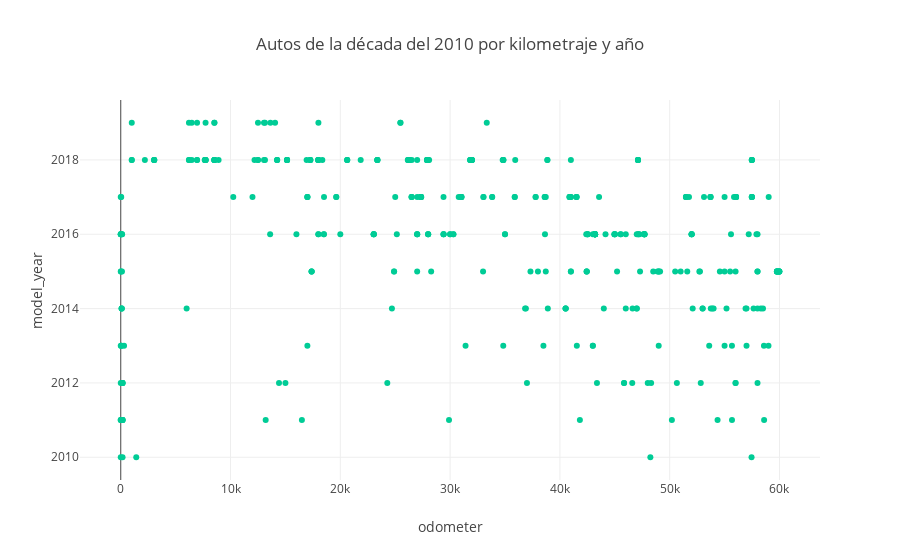

Notebook source saved alongside this figure:
### Code cell
#Diagrama para visualizar la cantidad de km vs el precio en los carros menores a 1999
scatter_10s = px.scatter(decada_10s, x="odometer", y="model_year", title="Autos de la década del 2010 por kilometraje y año", color_discrete_sequence=["#00CC96"])
scatter_10s.show() # crear gráfico de dispersión

### Figure 1 — Plotly figure (JSON) as saved in the notebook; plotly's stock layout.template omitted (floating-point values rounded to 4 significant figures; data arrays with more than 128 entries replaced by an {"elided": "..."} marker saying what was removed)
{"data": [{"hovertemplate": "odometer=%{x}<br>model_year=%{y}<extra></extra>", "legendgroup": "", "marker": {"color": "#00CC96", "symbol": "circle"}, "mode": "markers", "name": "", "orientation": "v", "showlegend": false, "type": "scatter", "x": {"elided": "391 float values"}, "xaxis": "x", "y": {"elided": "391 float values"}, "yaxis": "y"}], "layout": {"legend": {"tracegroupgap": 0}, "title": {"text": "Autos de la década del 2010 por kilometraje y año"}, "xaxis": {"anchor": "y", "domain": [0, 1], "title": {"text": "odometer"}}, "yaxis": {"anchor": "x", "domain": [0, 1], "title": {"text": "model_year"}}}}
